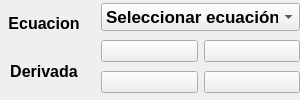
         <widget class="QWidget" name="equation_widget" native="true">
          <layout class="QHBoxLayout" name="horizontalLayout_2" stretch="0,0">
           <property name="spacing">
            <number>0</number>
           </property>
           <property name="leftMargin">
            <number>6</number>
           </property>
           <property name="topMargin">
            <number>0</number>
           </property>
           <property name="rightMargin">
            <number>0</number>
           </property>
           <property name="bottomMargin">
            <number>3</number>
           </property>
           <item>
            <layout class="QGridLayout" name="equation_grid">
             <property name="rightMargin">
              <number>0</number>
             </property>
             <property name="bottomMargin">
              <number>2</number>
             </property>
             <property name="horizontalSpacing">
              <number>7</number>
             </property>
             <property name="verticalSpacing">
              <number>0</number>
             </property>
             <item row="1" column="1">
              <widget class="QLabel" name="equation_derivative_label">
               <property name="font">
                <font>
                 <pointsize>14</pointsize>
                 <bold>true</bold>
                </font>
               </property>
               <property name="styleSheet">
                <string notr="true">background: none</string>
               </property>
               <property name="text">
                <string/>
               </property>
               <property name="alignment">
                <set>Qt::AlignmentFlag::AlignLeading|Qt::AlignmentFlag::AlignLeft|Qt::AlignmentFlag::AlignVCenter</set>
               </property>
              </widget>
             </item>
             <item row="0" column="0" alignment="Qt::AlignmentFlag::AlignVCenter">
              <widget class="QLabel" name="equation_text_label">
               <property name="maximumSize">
                <size>
                 <width>140</width>
                 <height>40</height>
                </size>
               </property>
               <property name="font">
                <font>
                 <pointsize>12</pointsize>
                 <bold>true</bold>
                </font>
               </property>
               <property name="toolTip">
                <string>Ecuación actual</string>
               </property>
               <property name="styleSheet">
                <string notr="true">padding: 2px;</string>
               </property>
               <property name="text">
                <string>Ecuacion</string>
               </property>
               <property name="alignment">
                <set>Qt::AlignmentFlag::AlignCenter</set>
               </property>
              </widget>
             </item>
             <item row="0" column="1">
              <widget class="QLabel" name="equation_label">
               <property name="font">
                <font>
                 <pointsize>14</pointsize>
                 <bold>true</bold>
                </font>
               </property>
               <property name="styleSheet">
                <string notr="true">background: none;</string>
               </property>
               <property name="text">
                <string/>
               </property>
               <property name="alignment">
                <set>Qt::AlignmentFlag::AlignLeading|Qt::AlignmentFlag::AlignLeft|Qt::AlignmentFlag::AlignVCenter</set>
               </property>
              </widget>
             </item>
             <item row="1" column="0" alignment="Qt::AlignmentFlag::AlignVCenter">
              <widget class="QLabel" name="equation_integral_text_label">
               <property name="font">
                <font>
                 <pointsize>12</pointsize>
                 <bold>true</bold>
                </font>
               </property>
               <property name="toolTip">
                <string>Derivada de la ecuación actual</string>
               </property>
               <property name="styleSheet">
                <string notr="true">padding: 2px;</string>
               </property>
               <property name="text">
                <string>Derivada</string>
               </property>
               <property name="textFormat">
                <enum>Qt::TextFormat::AutoText</enum>
               </property>
               <property name="scaledContents">
                <bool>false</bool>
               </property>
               <property name="alignment">
                <set>Qt::AlignmentFlag::AlignCenter</set>
               </property>
              </widget>
             </item>
            </layout>
           </item>
           <item>
            <widget class="QWidget" name="equation_options_widget" native="true">
             <layout class="QHBoxLayout" name="horizontalLayout_10">
              <property name="leftMargin">
               <number>0</number>
              </property>
              <property name="topMargin">
               <number>0</number>
              </property>
              <property name="rightMargin">
               <number>0</number>
              </property>
              <property name="bottomMargin">
               <number>0</number>
              </property>
              <item>
               <layout class="QGridLayout" name="equation_options_grid_layout">
                <item row="0" column="0" colspan="2">
                 <widget class="QComboBox" name="select_equation_combobox">
                  <property name="font">
                   <font>
                    <pointsize>13</pointsize>
                    <bold>true</bold>
                    <underline>false</underline>
                   </font>
                  </property>
                  <property name="toolTip">
                   <string>Seleccionar ecuación</string>
                  </property>
                  <item>
                   <property name="text">
                    <string>Seleccionar ecuación</string>
                   </property>
                  </item>
                 </widget>
                </item>
                <item row="1" column="0">
                 <widget class="QPushButton" name="equation_save_button">
                  <property name="toolTip">
                   <string>Guardar ecuación</string>
                  </property>
                  <property name="text">
                   <string/>
                  </property>
                  <property name="icon">
                   <iconset resource="qrc_files/resources.qrc">
                    <normaloff>:/icon/Images/save.svg</normaloff>:/icon/Images/save.svg</iconset>
                  </property>
                  <property name="iconSize">
                   <size>
                    <width>24</width>
                    <height>24</height>
                   </size>
                  </property>
                 </widget>
                </item>
                <item row="2" column="0">
                 <widget class="QPushButton" name="equation_load_button">
                  <property name="toolTip">
                   <string>Cargar ecuación</string>
                  </property>
                  <property name="text">
                   <string/>
                  </property>
                  <property name="icon">
                   <iconset resource="qrc_files/resources.qrc">
                    <normaloff>:/icon/Images/change.svg</normaloff>:/icon/Images/change.svg</iconset>
                  </property>
                  <property name="iconSize">
                   <size>
                    <width>26</width>
                    <height>26</height>
                   </size>
                  </property>
                 </widget>
                </item>
                <item row="2" column="1">
                 <widget class="QPushButton" name="equation_delete_button">
                  <property name="toolTip">
                   <string>Eliminar ecuación</string>
                  </property>
                  <property name="text">
                   <string/>
                  </property>
                  <property name="icon">
                   <iconset resource="qrc_files/resources.qrc">
                    <normaloff>:/icon/Images/delete.svg</normaloff>:/icon/Images/delete.svg</iconset>
                  </property>
                  <property name="iconSize">
                   <size>
                    <width>24</width>
                    <height>24</height>
                   </size>
                  </property>
                 </widget>
                </item>
                <item row="1" column="1">
                 <widget class="QPushButton" name="equation_edit_button">
                  <property name="sizePolicy">
                   <sizepolicy hsizetype="Minimum" vsizetype="Fixed">
                    <horstretch>0</horstretch>
                    <verstretch>0</verstretch>
                   </sizepolicy>
                  </property>
                  <property name="toolTip">
                   <string>Editar ecuación</string>
                  </property>
                  <property name="text">
                   <string/>
                  </property>
                  <property name="icon">
                   <iconset resource="qrc_files/resources.qrc">
                    <normaloff>:/icon/Images/edit.svg</normaloff>:/icon/Images/edit.svg</iconset>
                  </property>
                  <property name="iconSize">
                   <size>
                    <width>24</width>
                    <height>24</height>
                   </size>
                  </property>
                 </widget>
                </item>
               </layout>
              </item>
             </layout>
            </widget>
           </item>
          </layout>
         </widget>
